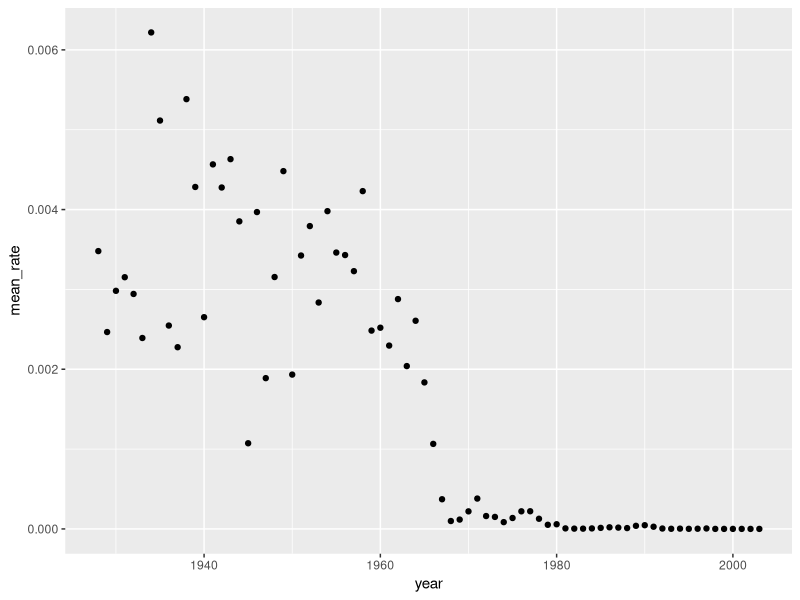
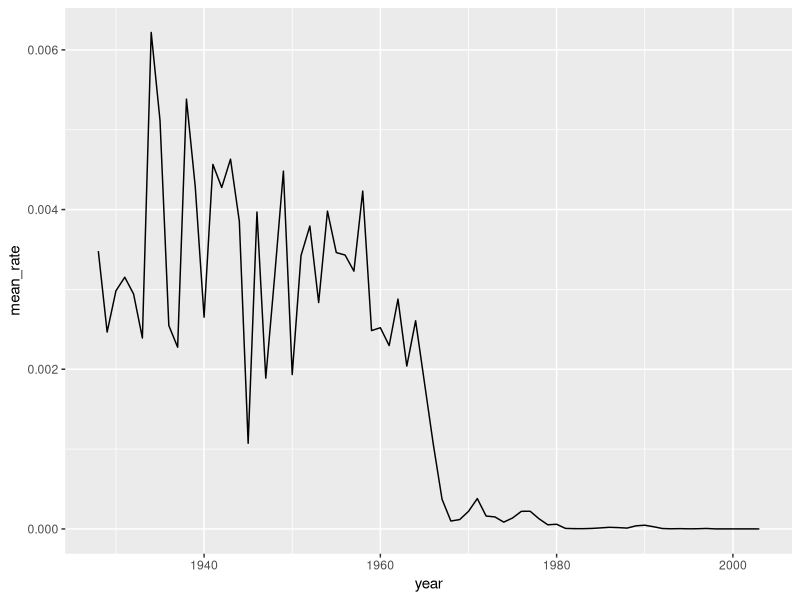
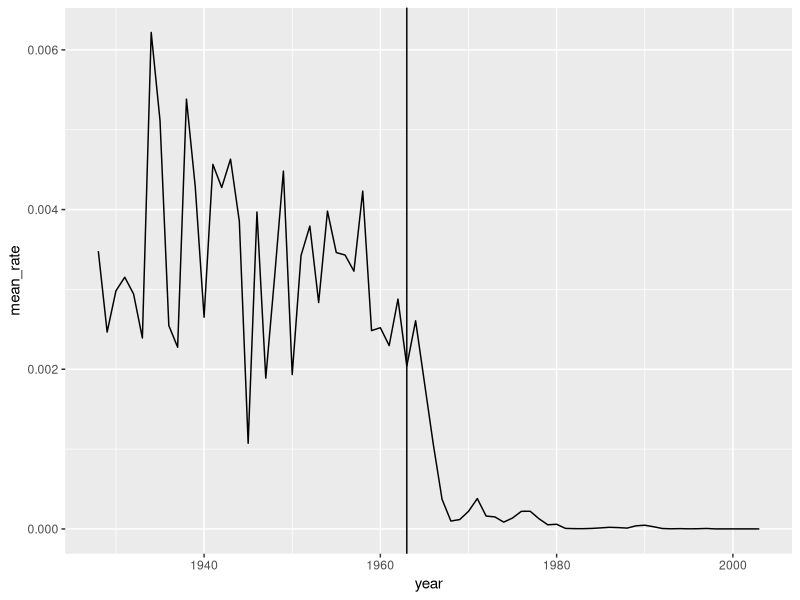
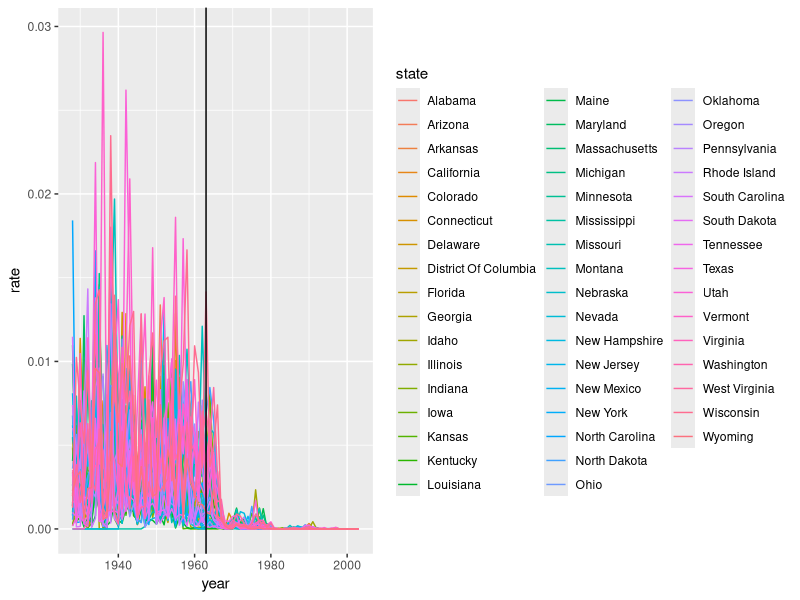
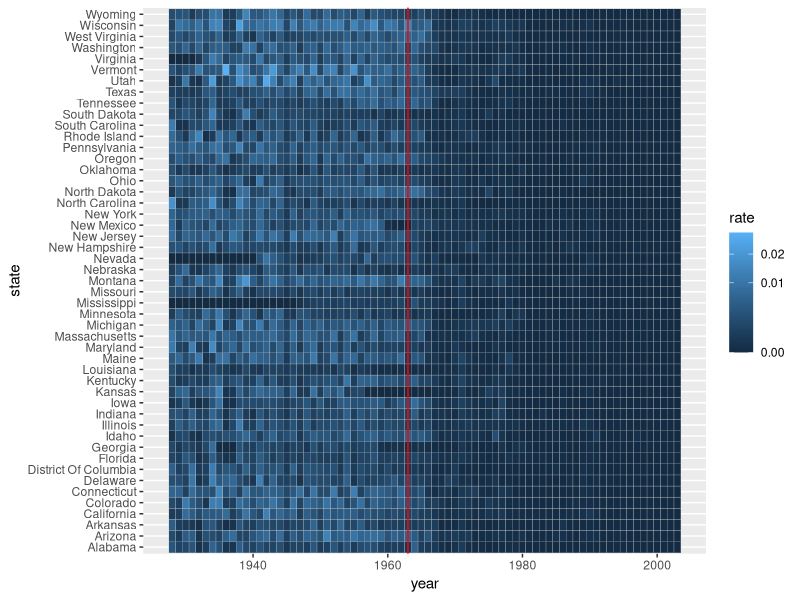

These figures' R source, in order:
## ---- chunk 1
library(tidyverse)
## ---- chunk 2
measles <- read_csv("measles.csv")
## ---- chunk 3
measles
## ---- chunk 4
mean(measles$count)
## ---- chunk 5
measles_grouped <- group_by(measles, year)
summarize(measles_grouped, mean_count = mean(count))
## ---- chunk 6
sum(2,1,7,-6,2)
## ---- chunk 7
c(2,1,7,-6,2) %>% sum
## ---- chunk 8
c(2,1) %>% 
  sum(7,-6, 2)
## ---- chunk 9
sqrt(7)
## ---- chunk 10
7 %>% sqrt
## ---- chunk 11
3 %>% 
  sum(4) %>% 
  sqrt
## ---- chunk 12
measles %>% 
  group_by(year) %>% 
  summarize(mean_count = mean(count))
## ---- chunk 13
measles %>% 
  group_by(state) %>% 
  summarize(mean_count = mean(count))
## ---- chunk 14
measles %>% 
  mutate(rate = count / population) %>% 
  group_by(state) %>% 
  summarize(mean_rate = mean(rate))
## ---- chunk 15
measles %>% 
  filter(state == "Alaska")
## ---- chunk 16
new_measles <- measles %>% 
  filter(state != "Alaska", state != "Hawaii") %>% 
  mutate(rate = count / population)

new_measles
## ---- chunk 17
new_measles %>% 
  filter(state == "Wisconsin", year == 1993)
## ---- chunk 18
new_measles %>% 
  group_by(state) %>% 
  summarize(mean_rate = mean(rate)) %>% 
  arrange(mean_rate)
## ---- chunk 19
new_measles %>% 
  group_by(state) %>% 
  summarize(mean_rate = mean(rate)) %>% 
  arrange(desc(mean_rate))
## ---- chunk 20
new_measles %>% 
  group_by(year) %>% 
  summarize(mean_rate = mean(rate))
## ---- chunk 21
mean_rates_per_year <- new_measles %>% 
  group_by(year) %>% 
  summarize(mean_rate = mean(rate))
## ---- chunk 22
ggplot(data = mean_rates_per_year,
       aes(x = year, y = mean_rate)) + 
  geom_point()
## ---- chunk 23
ggplot(mean_rates_per_year,
       aes(x = year, y = mean_rate)) + 
  geom_line()
## ---- chunk 24
ggplot(data = mean_rates_per_year,
       aes(x = year, y = mean_rate)) + 
  geom_line() + 
  geom_vline(xintercept = 1963)
## ---- chunk 25
ggplot(data = new_measles, 
       aes(x = year, y = rate, color = state)) + 
  geom_line() +
  geom_vline(xintercept = 1963)
## ---- chunk 26
ggplot(new_measles,
       aes(x = year, y = state, fill = rate)) +
  geom_tile(color = "grey") +
  scale_fill_continuous(trans = "sqrt") + 
  geom_vline(xintercept = 1963, color = "red")
